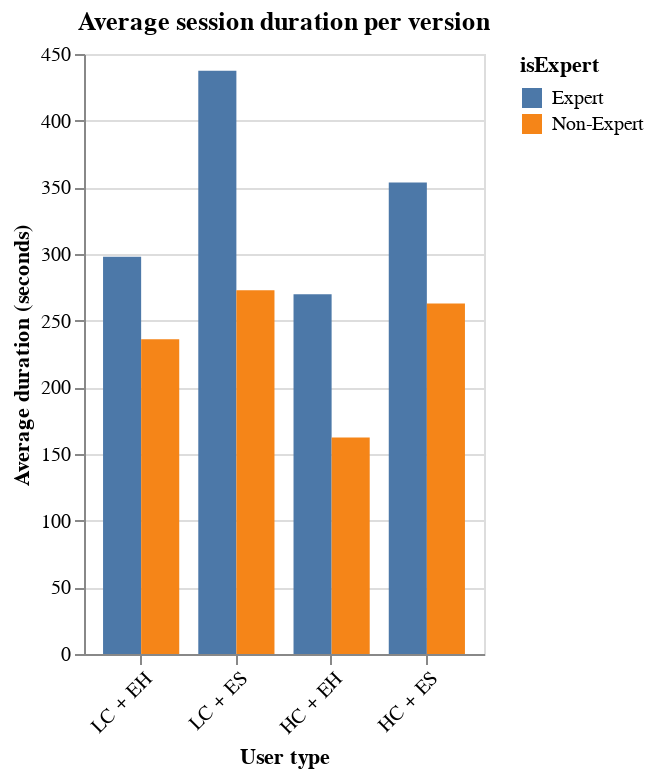

Notebook code for this chart:
### Code cell
#duration of each user (see first and last action)

#first action
first = df.groupby(['userid', 'version','isExpert'])['tstamp'].min().reset_index()

# last action (actionname = 'submitTop10')
last = df[df['actionname'] == 'Submit Top 10'].groupby(['userid', 'version','isExpert'])['tstamp'].max().reset_index()

last2 = df.groupby(['userid', 'version','isExpert'])['tstamp'].max().reset_index()


#count how many times each user has clicked on 'Sumbit Top 10'
count = df[df['actionname'] == 'Submit Top 10'].groupby(['userid', 'version'])['actionname'].count().reset_index()

#merge count with first and last action

first = first.merge(count, on=['userid', 'version' ], how='left')


#merge first and last action

duration = first.merge(last, on=['userid', 'version', 'isExpert' ], how='left')



#if actionname = 'Submit Top 10' is NaN, set to 2
duration['actionname'] = duration['actionname'].fillna(1)


#calculate duration

duration['duration'] = duration['tstamp_y'] - duration['tstamp_x']

copy = duration.copy()

#devide duration by number of times user clicked on 'Submit Top 10'

duration = duration[duration['duration'] <= pd.Timedelta(minutes=20)]

duration = duration[duration['userid'] != '3be8366dd8f36'] #zero for some reason, brings down the whole average



duration['duration'] = duration['duration'].map(lambda x: x.total_seconds())


duration['duration'] = duration['duration'] / duration['actionname']

#calculate average duration per user type

duration = duration.groupby(['version','isExpert'])['duration'].mean().reset_index()

#plot


chart = alt.Chart(duration).mark_bar().encode(
    x=alt.X('version:N', title='User type', axis=alt.Axis(labelAngle=-45), sort=['LC + EH', 'LC + ES', 'HC + EH', 'HC + ES']),
    y=alt.Y('duration:Q', title='Average duration (seconds)'),
    color='isExpert',
    xOffset='isExpert'
).properties(
    title='Average session duration per version',
    width=200
)


chart

### Figure 1 — Vega-Lite specification as saved in the notebook (floating-point values rounded to 4 significant figures)
{"config": {"view": {"continuousWidth": 300, "continuousHeight": 300}}, "data": {"name": "data-fb6e5c9531431fd51dc1af8ec7f53bf9"}, "mark": {"type": "bar"}, "encoding": {"color": {"field": "isExpert", "type": "nominal"}, "x": {"axis": {"labelAngle": -45}, "field": "version", "sort": ["LC + EH", "LC + ES", "HC + EH", "HC + ES"], "title": "User type", "type": "nominal"}, "xOffset": {"field": "isExpert", "type": "nominal"}, "y": {"field": "duration", "title": "Average duration (seconds)", "type": "quantitative"}}, "title": "Average session duration per version", "width": 200, "$schema": "https://vega.github.io/schema/vega-lite/v5.8.0.json", "datasets": {"data-fb6e5c9531431fd51dc1af8ec7f53bf9": [{"version": "HC + EH", "isExpert": "Expert", "duration": 269.8}, {"version": "HC + EH", "isExpert": "Non-Expert", "duration": 162.3}, {"version": "HC + ES", "isExpert": "Expert", "duration": 353.7}, {"version": "HC + ES", "isExpert": "Non-Expert", "duration": 262.8}, {"version": "LC + EH", "isExpert": "Expert", "duration": 297.9}, {"version": "LC + EH", "isExpert": "Non-Expert", "duration": 236.1}, {"version": "LC + ES", "isExpert": "Expert", "duration": 437.4}, {"version": "LC + ES", "isExpert": "Non-Expert", "duration": 272.8}]}}
